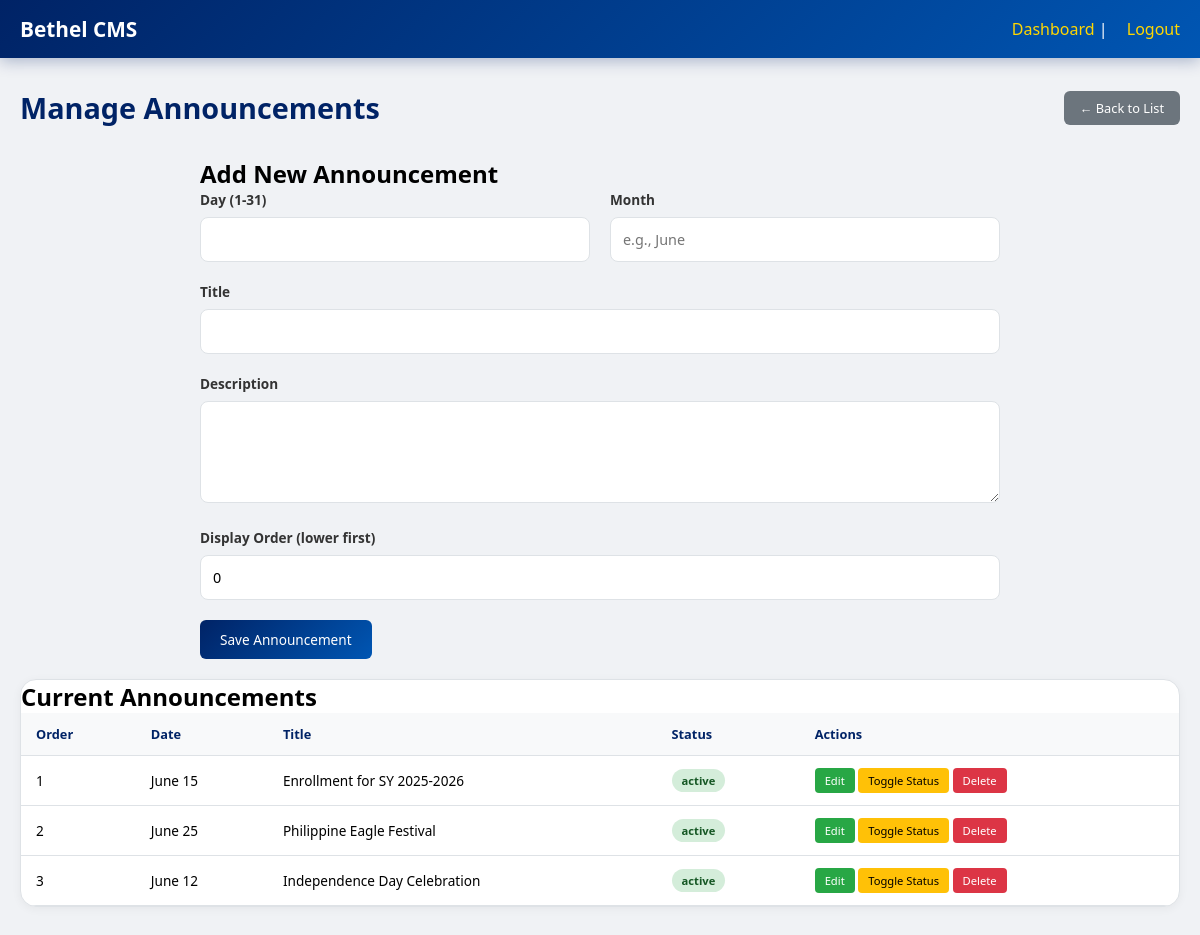
Page /admin/manage-announcements.php (signed in) on the committed database.
### tables this page shows
CREATE TABLE `announcements` (
  `id` int(11) NOT NULL,
  `day` int(2) NOT NULL,
  `month` varchar(20) NOT NULL,
  `title` varchar(200) NOT NULL,
  `description` text NOT NULL,
  `display_order` int(11) DEFAULT 0,
  `status` enum('active','inactive') DEFAULT 'active',
  `created_at` timestamp NOT NULL DEFAULT current_timestamp(),
  `updated_at` timestamp NOT NULL DEFAULT current_timestamp() ON UPDATE current_timestamp()
);

### admin/manage-announcements.php (the view, shortened to what this page needs)
<?php
require_once '../includes/db.php';
$announcements = $pdo->query("SELECT * FROM announcements ORDER BY display_order ASC, created_at DESC")->fetchAll();
$edit = null;
?>
<!DOCTYPE html>
<html lang="en">
<head>
    <link rel="stylesheet" href="../css/admin-style.css">
</head>
<body>
<div class="admin-wrapper">
    <nav class="admin-nav"><div class="admin-nav-container"><div class="admin-logo">Bethel CMS</div><div class="admin-user"><a href="dashboard.php">Dashboard</a> | <a href="logout.php">Logout</a></div></div></nav>
    <div class="admin-container">
        <div class="page-header"><h1>Manage Announcements</h1><a href="manage-announcements.php" class="btn-secondary">← Back to List</a></div>
        <div class="form-container">
            <h2><?php echo $edit ? 'Edit Announcement' : 'Add New Announcement'; ?></h2>
            <form method="POST">
                <div class="form-row">
                    <div class="form-group"><label>Day (1-31)</label><input type="number" name="day" required value="<?php echo isset($edit['day']) ? $edit['day'] : ''; ?>"></div>
                    <div class="form-group"><label>Month</label><input type="text" name="month" required value="<?php echo isset($edit['month']) ? htmlspecialchars($edit['month']) : ''; ?>" placeholder="e.g., June"></div>
                </div>
                <div class="form-group"><label>Title</label><input type="text" name="title" required value="<?php echo isset($edit['title']) ? htmlspecialchars($edit['title']) : ''; ?>"></div>
                <div class="form-group"><label>Description</label><textarea name="description" rows="4" required><?php echo isset($edit['description']) ? htmlspecialchars($edit['description']) : ''; ?></textarea></div>
                <div class="form-group"><label>Display Order (lower first)</label><input type="number" name="display_order" value="<?php echo isset($edit['display_order']) ? $edit['display_order'] : 0; ?>"></div>
                <button type="submit" name="save_announcement" class="btn-primary">Save Announcement</button>
            </form>
        </div>
        <div class="data-table-container">
            <h2>Current Announcements</h2>
            <table class="data-table">
                <thead><tr><th>Order</th><th>Date</th><th>Title</th><th>Status</th><th>Actions</th></tr></thead>
                <tbody>
                    <?php foreach($announcements as $a): ?>
                    <tr>
                        <td><?php echo $a['display_order']; ?></td>
                        <td><?php echo $a['month'] . ' ' . $a['day']; ?></td>
                        <td><?php echo htmlspecialchars($a['title']); ?></td>
                        <td><span class="status-badge status-<?php echo $a['status']; ?>"><?php echo $a['status']; ?></span></td>
                        <td class="actions">
                            <a href="?edit=<?php echo $a['id']; ?>" class="btn-edit">Edit</a>
                            <a href="?toggle_status=<?php echo $a['id']; ?>" class="btn-toggle">Toggle Status</a>
                            <a href="?delete=<?php echo $a['id']; ?>" class="btn-delete" onclick="return confirm('Delete?')">Delete</a>
                        </td>
                    </tr>
                    <?php endforeach; ?>
                </tbody>
            </table>
        </div>
    </div>
</div>
</body>
</html>

### css/admin-style.css (style rules this page uses)
* { margin: 0; padding: 0; box-sizing: border-box; font-family: 'Segoe UI', Roboto, system-ui, sans-serif; }
:root { --primary-color: #002366; --secondary-color: #0056b3; --accent-color: #FFD700; --dark-color: #1a1a2e; --gray-light: #f8f9fa; --gray-border: #dee2e6; }
body { background: #f0f2f5; }
.admin-nav { background: linear-gradient(135deg, var(--primary-color) 0%, var(--secondary-color) 100%); color: white; padding: 15px 0; box-shadow: 0 3px 15px rgba(0, 35, 102, 0.3); position: sticky; top: 0; z-index: 100; }
.admin-nav-container { max-width: 1400px; margin: 0 auto; padding: 0 20px; display: flex; justify-content: space-between; align-items: center; flex-wrap: wrap; gap: 15px; }
.admin-logo { font-size: 1.3rem; font-weight: bold; }
.admin-user a { color: var(--accent-color); text-decoration: none; margin-left: 15px; transition: color 0.3s; }
.admin-container { max-width: 1200px; margin: 0 auto; padding: 30px 20px; }
.page-header { display: flex; justify-content: space-between; align-items: center; flex-wrap: wrap; gap: 20px; margin-bottom: 30px; }
.page-header h1 { font-size: 1.8rem; color: var(--primary-color); }
.form-group { margin-bottom: 20px; }
.form-group label { display: block; margin-bottom: 8px; font-weight: 600; color: #333; font-size: 0.85rem; }
.form-group input, .form-group textarea, .form-group select { width: 100%; padding: 12px; border: 1px solid var(--gray-border); border-radius: 8px; font-size: 0.9rem; transition: all 0.3s; font-family: inherit; }
.form-group textarea { resize: vertical; min-height: 100px; }
.form-row { display: grid; grid-template-columns: 1fr 1fr; gap: 20px; }
.btn-primary { background: linear-gradient(135deg, var(--primary-color), var(--secondary-color)); color: white; padding: 10px 20px; border: none; border-radius: 6px; cursor: pointer; font-weight: 500; font-size: 0.85rem; transition: all 0.3s; display: inline-flex; align-items: center; gap: 8px; }
.btn-secondary { background: #6c757d; color: white; padding: 8px 16px; border: none; border-radius: 6px; cursor: pointer; font-weight: 500; font-size: 0.8rem; text-decoration: none; display: inline-flex; align-items: center; gap: 5px; }
.btn-edit { background: #28a745; color: white; padding: 5px 10px; border: none; border-radius: 4px; cursor: pointer; font-size: 0.7rem; display: inline-flex; align-items: center; gap: 4px; text-decoration: none; }
.btn-delete { background: #dc3545; color: white; padding: 5px 10px; border: none; border-radius: 4px; cursor: pointer; font-size: 0.7rem; display: inline-flex; align-items: center; gap: 4px; text-decoration: none; }
.btn-toggle { background: #ffc107; color: #000; padding: 5px 10px; border: none; border-radius: 4px; cursor: pointer; font-size: 0.7rem; display: inline-flex; align-items: center; gap: 4px; text-decoration: none; }
.data-table-container { background: white; border-radius: 16px; overflow-x: auto; box-shadow: 0 2px 10px rgba(0, 0, 0, 0.05); border: 1px solid var(--gray-border); margin-top: 20px; }
.data-table { width: 100%; border-collapse: collapse; }
.data-table th { background: var(--gray-light); padding: 12px 15px; text-align: left; font-weight: 600; color: var(--primary-color); border-bottom: 1px solid var(--gray-border); font-size: 0.8rem; }
.data-table td { padding: 12px 15px; border-bottom: 1px solid var(--gray-border); vertical-align: middle; font-size: 0.85rem; }
.status-badge { display: inline-block; padding: 4px 10px; border-radius: 20px; font-size: 0.7rem; font-weight: 600; }
.status-active { background: #d4edda; color: #155724; }

### admin/manage-announcements.php (style rules this page uses)
.form-container { max-width: 800px; margin: 0 auto; }

### rows in the picture
announcements: display_order "1", month "June", day "15", title "Enrollment for SY 2025-2026", status "active"
announcements: display_order "2", month "June", day "25", title "Philippine Eagle Festival", status "active"
announcements: display_order "3", month "June", day "12", title "Independence Day Celebration", status "active"
